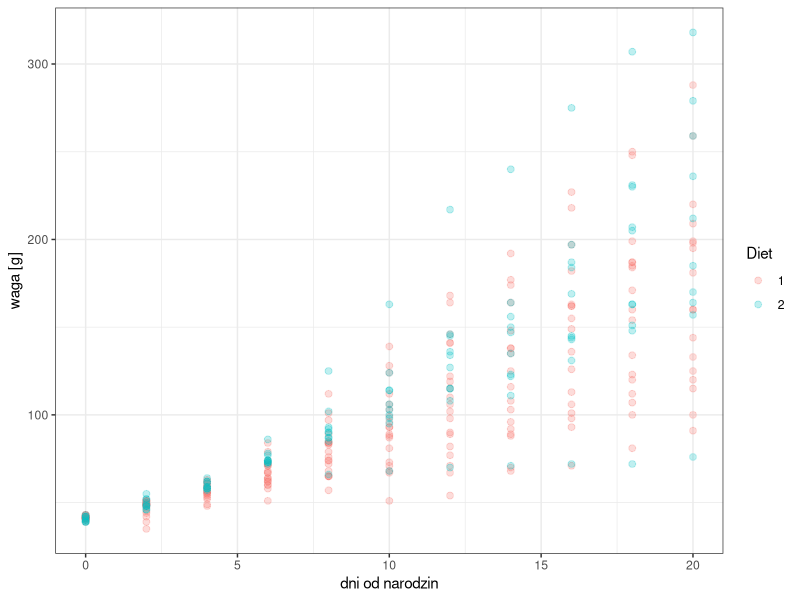
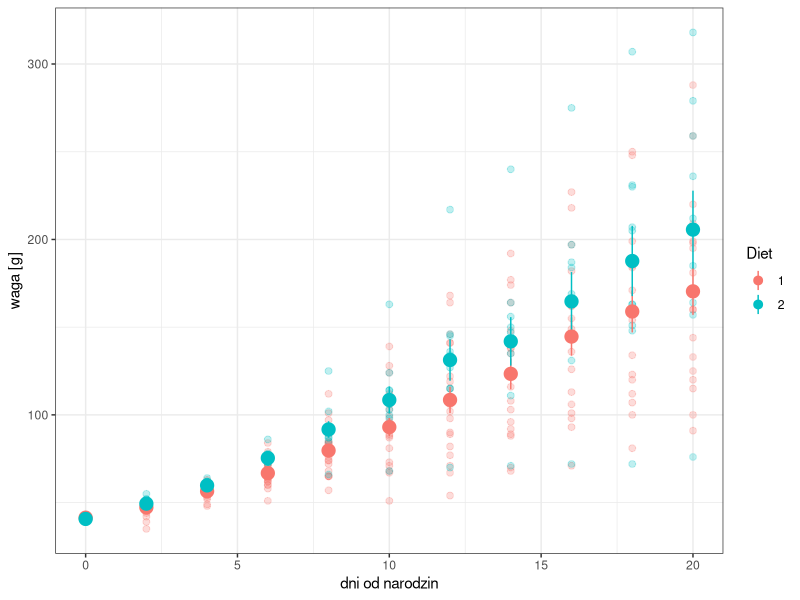
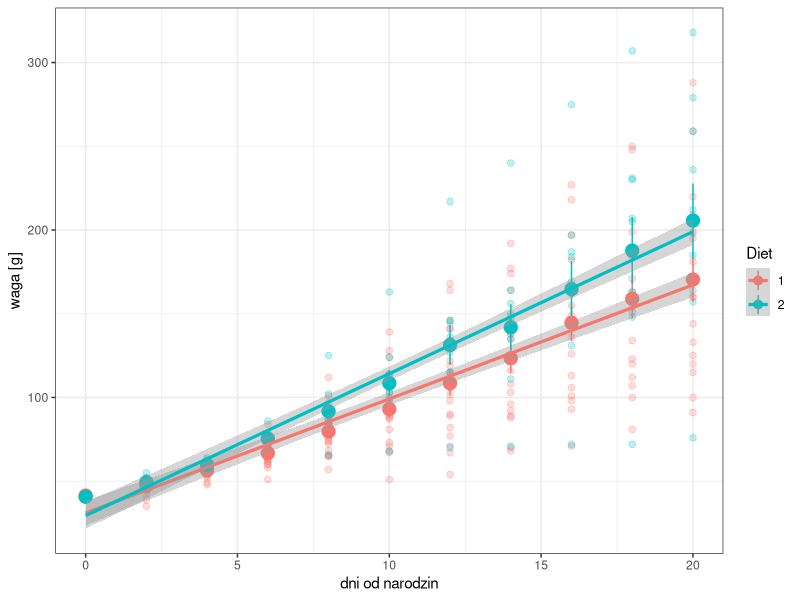

Source code (R) for these figures, in order:
### Laboratorium nr 7 - Zadanie 5
# Autor: Szymon Baczyński
# Data:  05.12.2022

rm (list = ls())

library(dplyr)
library(ggplot2)
library(fields)

# 1) Wczytaj do pamięci zbiór danych ChickWeight i zapoznaj się z nim, a następnie stwórz ramkę danych zawierającą wyłacznie te rekordy, 
#     dla których wartość zmiennej Diet wynosi 1 lub 2, natomiast zmiennej Time mniej niż 21 dni (użyj funkcji filter z pakietu dplyr).

kurczaki <- data.frame(datasets::ChickWeight)
summary(kurczaki)

kurczaki_filter <- kurczaki %>% filter((Diet == 1 | Diet == 2) & Time < 21)
summary(kurczaki_filter)


# 2) Wykorzystując stworzoną pkt. 1 ramkę danych, wykonaj w pakiecie ggplot wykres wagi kur od długości ich życia. Użyj przezroczystości 
#     aby nachodzące na siebie punkty były lepiej widoczne. Podpisz osie jak na przykładzie poniżej.

g <- ggplot(kurczaki_filter)
g1 <- g + geom_point(aes(x = Time, y = weight, colour = Diet, fill = Diet), size=2, shape=21, alpha=0.25) + xlab("dni od narodzin") + ylab("waga [g]") + theme_bw()
plot(g1)

# 3) Wykonaj dwa binowania danych (osobno dla każdej serii) i stwórz nową ramkę danych zawierającą środki zbinowanych punktów, 
#     średnią wartość oraz niepewność standardową średniej). Przy wykonywaniu binowania nadpisz domyślne granice binów.

breaks_bin <- seq(-1,21,2)

kurczaki_Diet1 <- kurczaki_filter %>% filter(Diet == 1)
kurczaki_filter.bin1 <- stats.bin(unlist(kurczaki_Diet1["Time"]), unlist(kurczaki_Diet1["weight"]), breaks = breaks_bin)
kurczaki_bin1 <- data.frame(x=kurczaki_filter.bin1$centers, y=kurczaki_filter.bin1$stats[2,], std.err = kurczaki_filter.bin1$stats[3,]/sqrt(kurczaki_filter.bin1$stats[1,]), Diet=1)

kurczaki_Diet2 <- kurczaki_filter %>% filter(Diet == 2)
kurczaki_filter.bin2 <- stats.bin(unlist(kurczaki_Diet2["Time"]), unlist(kurczaki_Diet2["weight"]), breaks = breaks_bin)
kurczaki_bin2 <- data.frame(x=kurczaki_filter.bin2$centers, y=kurczaki_filter.bin2$stats[2,], std.err = kurczaki_filter.bin2$stats[3,]/sqrt(kurczaki_filter.bin2$stats[1,]), Diet=2)


# 4) Dodaj punkty otrzymane z binowania w pkt. 3 do wykresu z pkt. 2. Wykorzystaj do tego geometrię geom_errorbar() lub geom_pointrange()

kurczaki_bin <- data.frame(rbind(kurczaki_bin1, kurczaki_bin2))
kurczaki_bin$Diet <- as.factor(kurczaki_bin$Diet)
p1 <- geom_pointrange(data=kurczaki_bin, aes(x = x, y = y, ymax = y+std.err, ymin = y-std.err, fatten=7, colour = kurczaki_bin$Diet)) 
g2 <- g1 + p1
plot(g2)



# 5) Przy pomocy funkcji geom_smooth() dodaj do wykresu regresję liniową wykonaną dla zbinowanych punktów

p3 <- geom_smooth(data=kurczaki_bin, aes(x = x, y = y, colour = kurczaki_bin$Diet), method = "lm", linewidth=1.1)
g3 <- g2 + p3
plot(g3)
